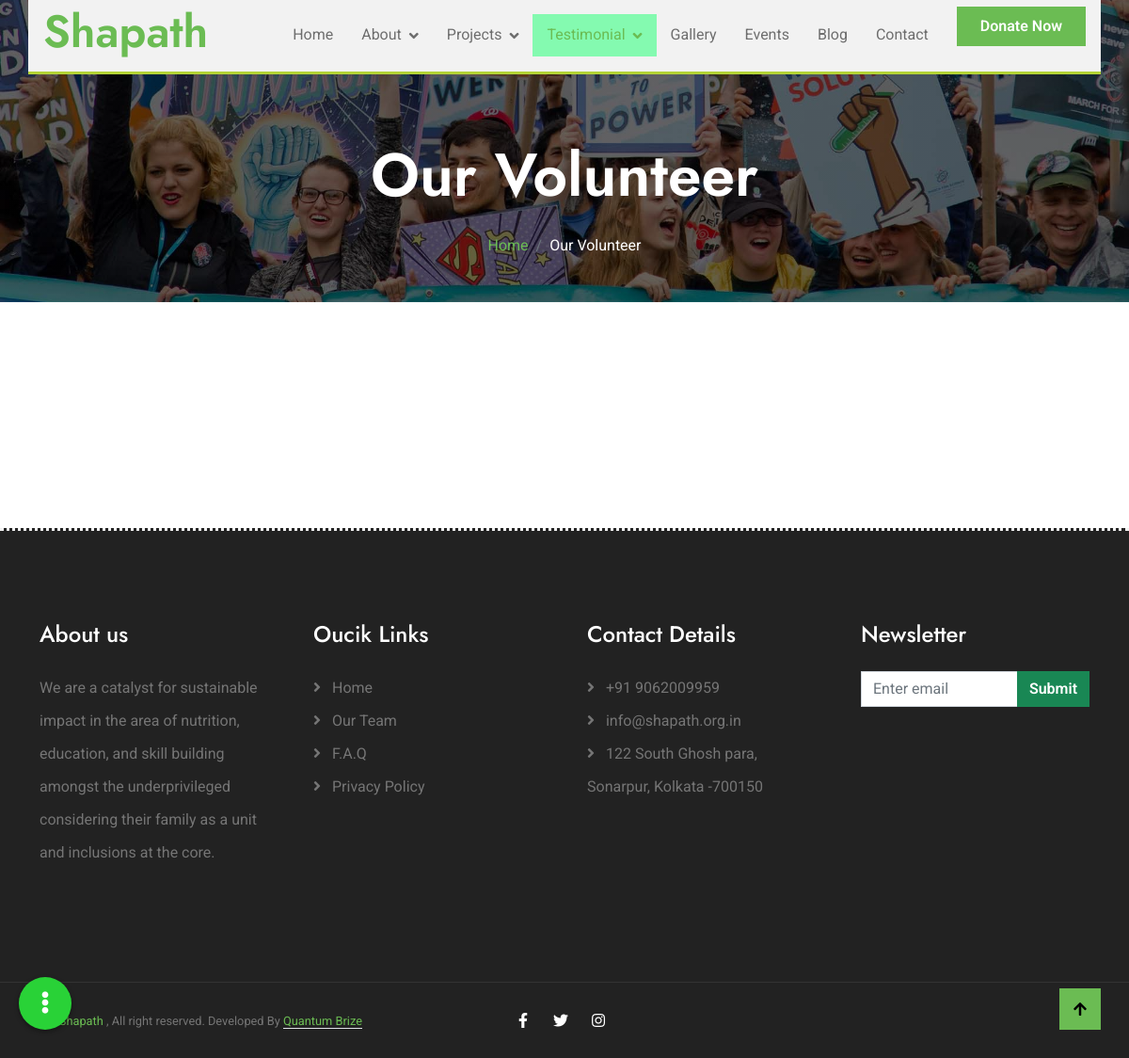
/index.php/web/testimonial/our_volunteer, run on an earlier commit of the app's database.
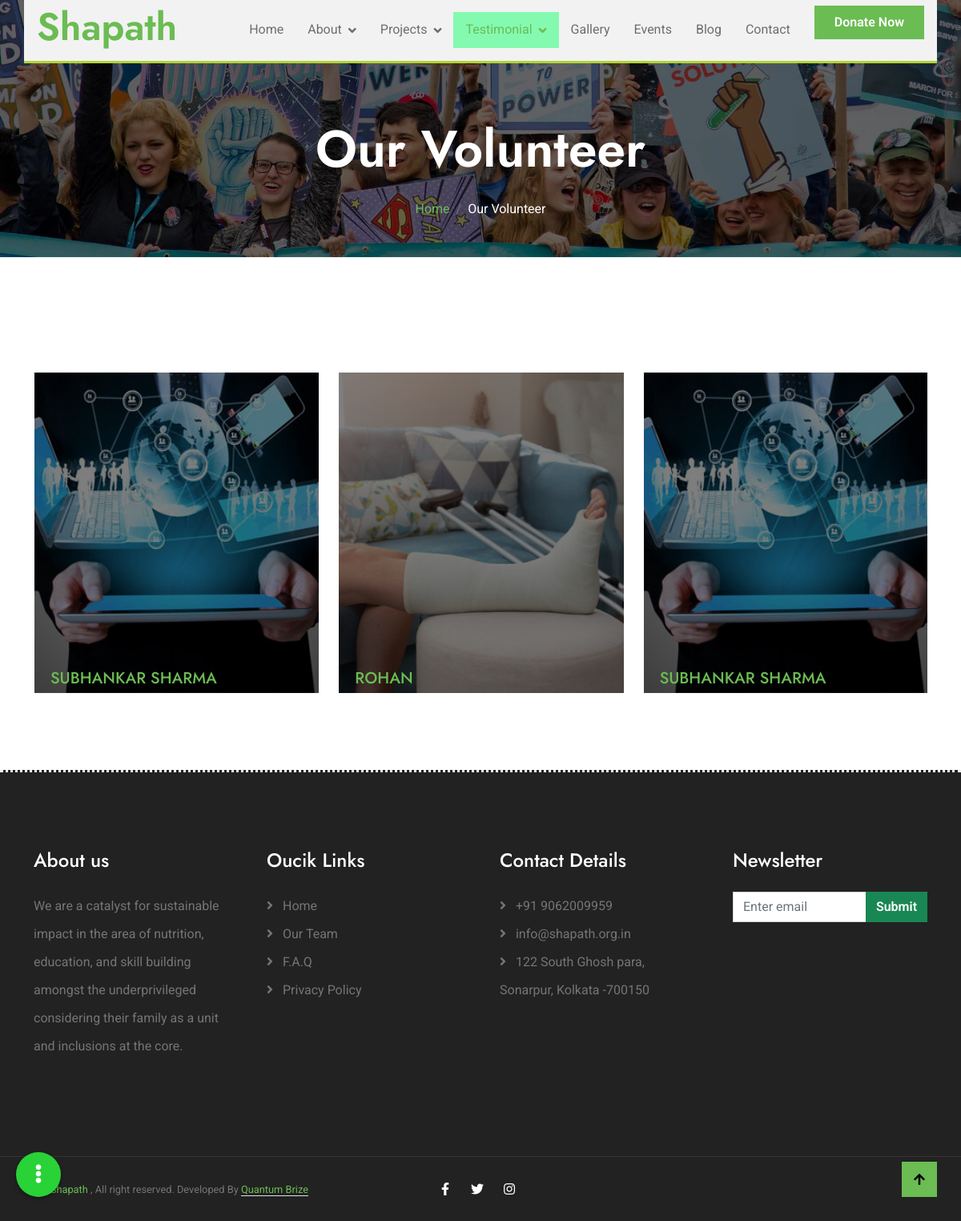
And on a later commit of the database.
### tables this page shows
CREATE TABLE `volunteers` (
  `id` int(11) NOT NULL,
  `uid` varchar(255) NOT NULL,
  `name` varchar(255) NOT NULL,
  `volunteer_about` longtext NOT NULL,
  `img` varchar(255) NOT NULL,
  `created_at` datetime NOT NULL DEFAULT current_timestamp(),
  `updated_at` datetime NOT NULL DEFAULT current_timestamp()
);

### application/controllers/Common.php (called while the page is built, shortened)
<?php
class Common extends CI_Controller
{
	public function init_model($model)
	{
		$this->load->model($model);
	}
	public function load_page($page, $data)
	{
		$this->load->view($page, $data['data_page']);
	}
	private function load_headers($data)
	{
		$projects['projects'] = $this->Pages_model->get_all_projects();
		$this->load->view('/' . $data['site'] . '/inc/header_link.php', $data);
		$this->load->view('/' . $data['site'] . '/inc/header.php', $projects, $data);
	}
	private function load_footers($data)
	{
		$this->load->view('/' . $data['site'] . '/inc/footer.php');
		$this->load->view('/' . $data['site'] . '/inc/footer_link.php', $data);
	}
}
?>

### application/controllers/web/Testimonial.php (called while the page is built, shortened)
<?php
class Testimonial extends Load {
    public function our_volunteer(){
        $data = PAGE_DATA_WEB;
        $data['data_header']['testimonial'] = true;
        $data['data_page']['volunteers'] = $this->Pages_model->get_all_volunteers();
        $this->load_page('web/our_volunteer.php',$data);
    }
}

### index.php (called while the page is built, shortened)
<?php
require_once BASEPATH.'core/CodeIgniter.php';

### application/models/Pages_model.php (called while the page is built, shortened)
<?php
class Pages_model extends Admin_model
{
    public function get_all_volunteers()
    {
        $volunteers = $this->db
            ->select('*')
            ->from(TABLE_VOLUNTEERS)
            ->get();
        $volunteers = $volunteers->result_array();
        return !empty($volunteers) ? $volunteers : [];
    }
}

### application/views/web/our_volunteer.php (the view, shortened to what this page needs)
<div class="container-fluid bg-breadcrumb">
    <div class="container text-center py-5" style="max-width: 900px;">
        <h3 class="text-white display-3 mb-4">Our Volunteer</h1>
            <ol class="breadcrumb justify-content-center mb-0">
                <li class="breadcrumb-item"><a href="index.php">Home</a></li>
                <li class="breadcrumb-item active text-white">Our Volunteer</li>
            </ol>
    </div>
</div>
<div class="container-fluid donation py-5">
    <div class="container py-5">
        <div class="text-center mx-auto pb-5" style="max-width: 800px;">
        </div>
        <div class="event-carousel owl-carousel">
            <?php foreach($volunteers as $volunteer){?>
            <div class="event-item">
                <div class="donation-item">
                    <img src="<?php echo base_url($volunteer['img'])?>" class="img-fluid w-100" alt="Image" style="height: 400px; object-fit: cover;">
                    <div class="donation-content d-flex flex-column">
                        <h5 class="text-uppercase text-primary" ><?php echo $volunteer['name']?></h5>
                    </div>
                </div>
            </div>
            <?php }?>
        </div>
    </div>
</div>

What changed in the data, as far as the page shows it:
added volunteers: img (picture), name "SUBHANKAR SHARMA"
added volunteers: img (picture), name "ROHAN"
